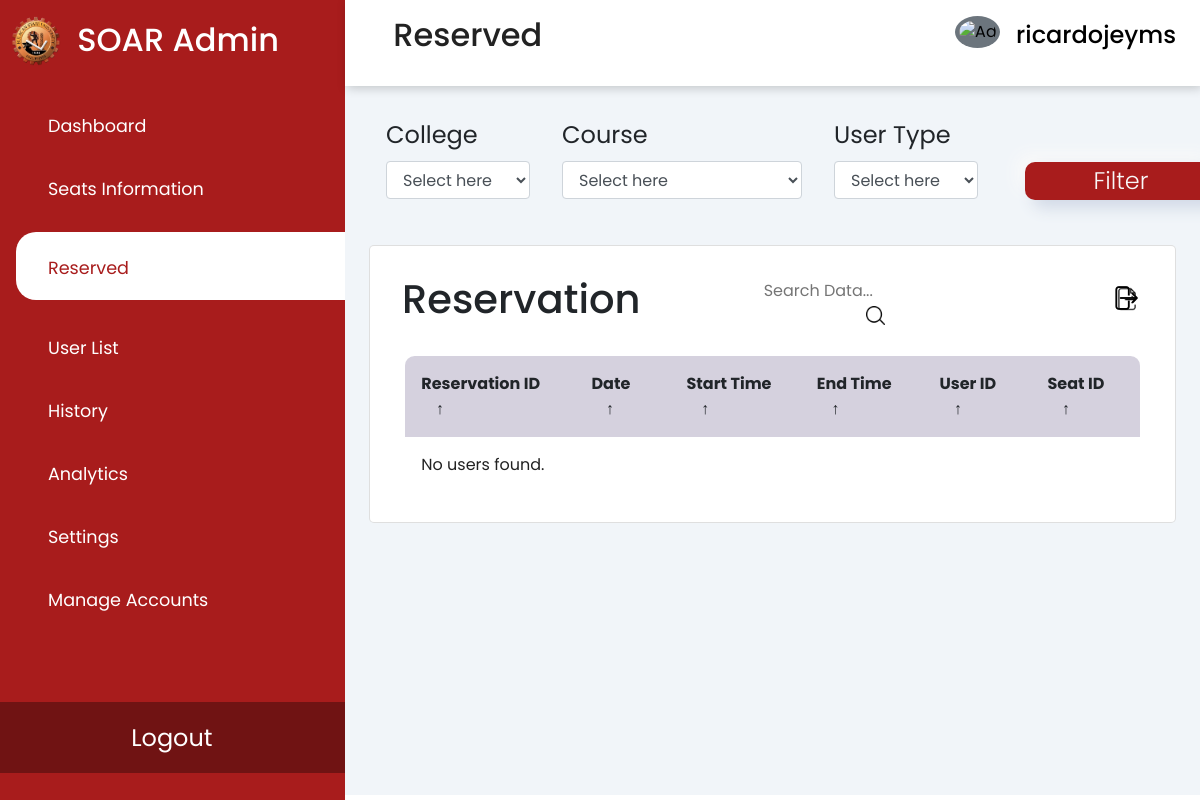
Before: /reserved.php (signed in) with the older database file.
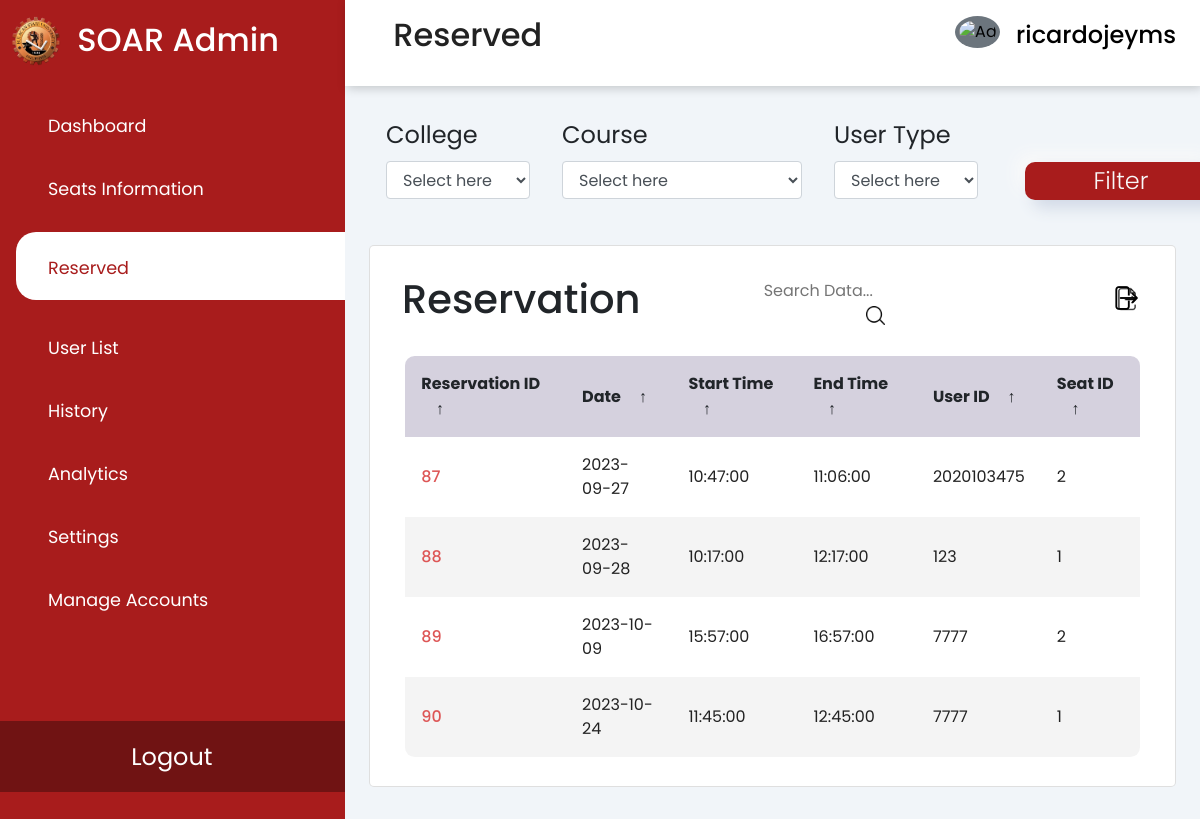
After: the same page with the newer database file.
### tables this page shows
CREATE TABLE `reservation` (
  `reservation_id` int(11) NOT NULL,
  `date` date DEFAULT NULL,
  `start_time` time DEFAULT NULL,
  `end_time` time DEFAULT NULL,
  `user_id` int(11) DEFAULT NULL,
  `seat_id` int(11) DEFAULT NULL,
  `isDone` tinyint(4) NOT NULL
);

### reserved.php (the view, shortened to what this page needs)
<?php
require 'assets/php/connect.php';
$sql = "SELECT reservation_id, date, start_time, end_time, user_id, seat_id from reservation";
$result = $conn->query($sql);
?>
<!DOCTYPE HTML>
<html>
<head>
    <link rel="stylesheet" href="https://cdn.jsdelivr.net/npm/bootstrap@4.6.2/dist/css/bootstrap.min.css"
>
    <link rel="stylesheet" type="text/css" href="assets/css/reserved.css" />
    <link rel="stylesheet" type="text/css" href="assets/css/user-list.css" />
    <link rel="stylesheet"
        href="https://maxst.icons8.com/vue-static/landings/line-awesome/line-awesome/1.3.0/css/line-awesome.min.css">
</head>
<body>
    <div class="sidebar">
        <div class="sidebar-brand">
            <img src="assets/img/bulsu logo.png" alt="bulsu logo" class="logo">
            <h2> <span>SOAR Admin</span></h2>
        </div>
        <div class="sidebar-menu" id="tabButton">
            <ul>
                <li> <a href="admin.php" data-tabName="dashboard" id="tabButtons"><span class="las la-th-large"></span>
                        <span>Dashboard</span></a>
                </li>
                <li> <a href="seats-info.php"><span class="las la-check"></span>
                        <span>Seats Information</span></a>
                </li>
                <li> <a href="reserved.php" class="active"><span class="las la-clock"></span>
                        <span>Reserved</span></a>
                </li>
                <li> <a href="user-list.php"><span class="las la-user-friends"></span>
                        <span>User List</span></a>
                </li>
                <li> <a href="history.php"><span class="las la-history"></span>
                        <span>History</span></a>
                </li>
                <li> <a href="analytics.php"><span class="las la-chart-bar"></span>
                        <span>Analytics</span></a>
                </li>
                <li> <a href="settings.php"><span class="las la-cog"></span>
                        <span>Settings</span></a>
                </li>
                <li id="hidden" class="manage" data-toggle="modal" data-target="#exampleModal"> <a
                        href="manageAdmin.php"><span class="las la-users-cog"></span>
                        <span>Manage Accounts</span></a>
                </li>
                <li class="logout"> <a href="toLogout.php">
                        <span>Logout</span></a>
                </li>
            </ul>
        </div>
    </div>
    <div class="main-content">
        <header>
            <h2>
                <label for="nav-toggle">
                    <span class="la la-bars"></span>
                </label>
                Reserved
            </h2>
            <div class="dropdown">
                <button class="dropdown-toggle" class="btn btn-secondary dropdown-toggle" type="button"
                    id="dropdownMenuButton" data-toggle="dropdown" aria-haspopup="true" aria-expanded="true">
                    <div class="user-wrapper">
                        <img src="<?php if ($_SESSION['gender'] == "Male") {
                        } ?>" alt="Admin" class="rounded-circle p-1 bg-secondary" width="45">
                        <div id="user_admin">
                            <h4>
                                <?php echo $_SESSION["username"]; ?>
                            </h4>
                        </div>
                    </div>
                </button>
            </div>
        </header>
        <main>
            <div class="filter">
                <form action="brw_history.php" method="GET">
                    <div class="row">
                        <div class="college">
                            <label for="cars">College</label>
                            <select class="form-control">
                                <option style="display:none">Select here</option>
                            </select>
                        </div>
                        <div class="course">
                            <label for="cars">Course</label>
                            <select class="form-control">
                                <option style="display:none">Select here</option>
                            </select>
                        </div>
                        <div class="floor" class="form-control">
                            <label for="cars">User Type</label>
                            <select class="form-control">
                                <option style="display:none">Select here</option>
                            </select>
                        </div>
                        <div class="col-md-2">
                            <button type="submit" class="buttons">Filter</button>
                        </div>
                    </div>
                </form>
            </div>
            <div class="recent-grid">
                <div class="history">
                    <div class="card">
                        <div class="card-body">
                            <div class="table-responsive">
                                <section class="table__header">
                                    <h1>Reservation</h1>
                                    <div class="input-group">
                                        <input type="search" placeholder="Search Data...">
                                        <div class="search-icon">
                                            <img src="assets/img/search.png" alt="Search">
                                        </div>
                                    </div>
                                    <div class="export__file">
                                        <label for="export-file" class="export__file-btn" title="Export File">
                                            <img src="assets/img/export1.png" alt="Export" class="export_ic">
                                        </label>
                                    </div>
                                </section>
                                <section class="table__body">
                                    <table id="customers_table">
                                        <thead>
                                            <tr>
                                                <th> Reservation ID <span class="icon-arrow">&UpArrow;</span></th>
                                                <th> Date <span class="icon-arrow">&UpArrow;</span></th>
                                                <th> Start Time <span class="icon-arrow">&UpArrow;</span></th>
                                                <th> End Time <span class="icon-arrow">&UpArrow;</span></th>
                                                <th> User ID <span class="icon-arrow">&UpArrow;</span></th>
                                                <th> Seat ID <span class="icon-arrow">&UpArrow;</span></th>
                                            </tr>
                                        </thead>
                                        <?php
                                        if ($result->num_rows > 0) {
                                            while ($row = $result->fetch_assoc()) {
                                                ?>
                                                <tr>
                                                    <td class="studno"><?php echo $row['reservation_id']; ?></td>
                                                    <td><?php echo $row['date']; ?></td>
                                                    <td><?php echo $row['start_time']; ?></td>
                                                    <td><?php echo $row['end_time']; ?></td>
                                                    <td><?php echo $row['user_id']; ?></td>
                                                    <td><?php echo $row['seat_id']; ?></td>
                                                </tr>
                                                <?php
                                            }
                                        } else {
                                            echo "<tr><td colspan='7'>No users found.</td></tr>";
                                        }
                                        ?>
                                    </table>
                                </section>
                            </div>
                        </div>
                    </div>
                </div>
            </div>
        </main>
    </div>
</body>
</html>

### assets/css/reserved.css (style rules this page uses)
:root { --main-color: #a81c1c; --color-dark: #1d2231; --text-gray: #8390a2; }
* { padding: 0; margin: 0; box-sizing: border-box; list-style-type: none; text-decoration: none; font-family: "Poppins", sans-serif; }
.sidebar { width: 345px; position: fixed; left: 0; top: 0; height: 100%; background: var(--main-color); z-index: 100; transition: width 300ms; }
.sidebar-brand { height: 90px; padding: 1rem 0rem 1rem 0.7rem; display: flex; color: #fff; padding-top: 1rem; }
.sidebar-brand span { display: inline-block; padding-top: 0.3rem; margin-left: 1rem; }
.sidebar-menu { margin-top: 1rem; }
.sidebar-menu li { width: 100%; margin-bottom: 1.7rem; padding-left: 1rem; cursor: pointer; }
.sidebar-menu a { padding-left: 1rem; display: block; color: #fff; font-size: 1.1rem; }
#tabButton { color: #fff; }
.sidebar-menu a span:first-child { font-size: 1.5rem; padding-right: 1rem; }
#tabButton a.active { background: #fff; padding-top: 1rem; padding-bottom: 1rem; color: var(--main-color); border-radius: 20px 0px 0px 20px; }
.logo { width: 50px; height: 50px; }
.manage { color: #ffffff; cursor: pointer; }
.logout { text-align: center; position: absolute; bottom: 0; background: #701313; padding: 5%; }
.main-content { transition: margin-left 300ms; margin-left: 345px; }
header { display: flex; justify-content: space-between; padding: 1rem 1.5rem; box-shadow: 2px 2px 10px rgba(0, 0, 0, 0.2); position: fixed; left: 345px; width: calc(100% - 345px); top: 0%; z-index: 100; background-color: #fff; transition: left 300ms; }
header h2 { color: #222; }
header label span { font-size: 1.7rem; padding-right: 1rem; }
.user-wrapper { display: flex; align-items: center; }
.user-wrapper img { border-radius: 50%; margin-right: 1rem; }
.user-wrapper h4 { margin-bottom: -7px !important; }
.dropdown-toggle { background-color: transparent; border-color: #fff; border-style: solid; border-top: none; border-right: none; border-left: none; content: none; }
.dropdown-toggle::after { content: none; }
main { margin-top: 85px; padding: 2rem 1.5rem; background: #f1f5f9; min-height: calc(100vh - 90px); }
.row { display: flex; width: 100%; height: 7rem; }
.row label { font-size: 1.5rem; }
.course, .date, .college, .floor, .col-md-2 button { margin-left: 2rem; width: 15rem; }
.floor, .college { width: 9rem; }
.form-control { cursor: pointer; }
.buttons { width: 12rem; height: 2.4rem; border-radius: 10px; font-weight: 300; font-size: 1.5rem; background-color: #a81c1c; color: #f9f9f9; box-shadow: 8px 8px 16px #d1d9e6, -8px -8px 16px #f9f9f9; border: none; outline: none; margin-top: 2.8rem; }
.recent-grid { margin-top: 1.5rem; display: grid; grid-gap: 2rem; grid-template-columns: 100% auto; }
.studno { color: #dd5656; font-weight: 500; }
.card { background: #fff; border-radius: 5px; }
.card-header, .card-body { padding: 1rem; }
table { border-collapse: collapse; }
td { padding: 0.5rem 1rem; font-size: 1rem; color: #222; }
.table-responsive { width: 100%; height: 35rem; }
.recent-grid thead { position: sticky; top: 0; background: white; }

Changed rows visible on the page:
added reservation: reservation_id "87", date "2023-09-27", start_time "10:47:00", end_time "11:06:00", user "2020103475", seat "2"
added reservation: reservation_id "88", date "2023-09-28", start_time "10:17:00", end_time "12:17:00", user "123", seat "1"
added reservation: reservation_id "89", date "2023-10-09", start_time "15:57:00", end_time "16:57:00", user "7777", seat "2"
added reservation: reservation_id "90", date "2023-10-24", start_time "11:45:00", end_time "12:45:00", user "7777", seat "1"
Other visible differences:
text no longer shown: "No users found."
